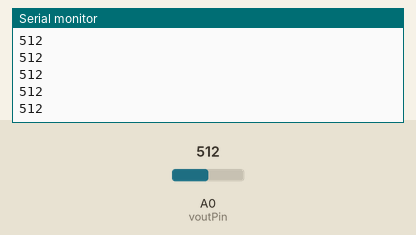
Simulated run of this sketch. Board: Arduino Uno, built with avr-gcc and run on an emulated ATmega328P. Parts: the last lines printed to the serial monitor. Inputs (shaded band) come from the test bench; at power-on: A0 (voutPin) = 512.

Above: at 1.2 s.
1.3 s: A0 (voutPin) set to 716
At 2.1 s:
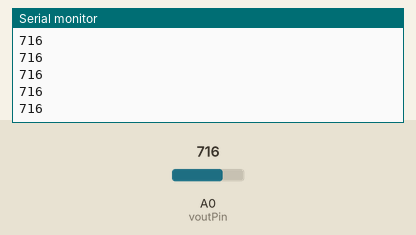
2.8 s: A0 (voutPin) set to 900
At 3.5 s:
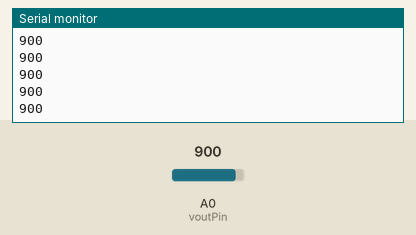
Timing chart, 0 to 5.8 s (numbered marks = the images above; inputs shaded):
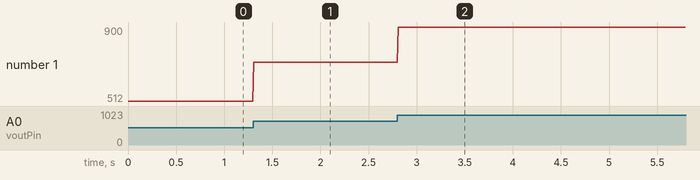

Measured:
- after the input at 1.3 s, the serial monitor: prints a new line at once (image 1)
- after the input at 2.8 s, the serial monitor: prints a new line at once (image 2)
- plotted number 1: 512 → 716 after the input at 1.3 s, 716 → 900 after the input at 2.8 s

The sketch:

arduino.ino
```cpp
int voutPin = A0;

void setup() {
  Serial.begin(9600);
}

void loop() {
  int voutValue = analogRead(voutPin);
  Serial.println(voutValue);
  delay(10);
}
```
